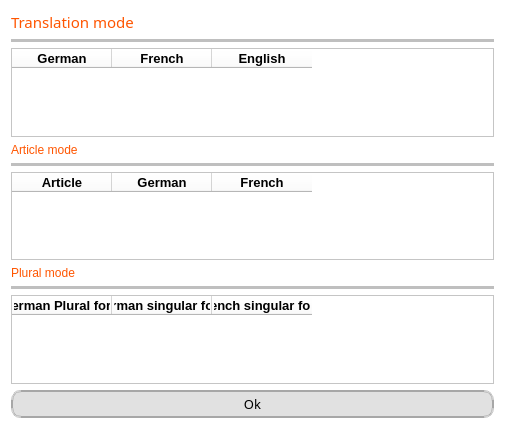
<?xml version="1.0" encoding="UTF-8"?>
<ui version="4.0">
 <class>listGuessedWords</class>
 <widget class="QDialog" name="listGuessedWords">
  <property name="geometry">
   <rect>
    <x>0</x>
    <y>0</y>
    <width>505</width>
    <height>429</height>
   </rect>
  </property>
  <property name="windowTitle">
   <string>List of guessed words</string>
  </property>
  <property name="styleSheet">
   <string notr="true">background-color: rgb(255, 255, 255);</string>
  </property>
  <layout class="QVBoxLayout" name="verticalLayout">
   <item>
    <widget class="QLabel" name="label_Translation">
     <property name="font">
      <font>
       <family>Arial Black</family>
       <pointsize>11</pointsize>
       <weight>10</weight>
       <italic>false</italic>
       <bold>false</bold>
      </font>
     </property>
     <property name="styleSheet">
      <string notr="true">font: 87 11pt &quot;Arial Black&quot;;
color: rgb(255, 85, 0);
border-bottom-color: rgb(0, 0, 0);</string>
     </property>
     <property name="text">
      <string>Translation mode</string>
     </property>
    </widget>
   </item>
   <item>
    <widget class="Line" name="line_3">
     <property name="styleSheet">
      <string notr="true">border-style: normal;
border-width: 1px;
background-color:rgb(191, 191, 191);</string>
     </property>
     <property name="orientation">
      <enum>Qt::Horizontal</enum>
     </property>
    </widget>
   </item>
   <item>
    <widget class="QTableWidget" name="table_Translation">
     <property name="styleSheet">
      <string notr="true">font: 11pt &quot;Arial&quot;;</string>
     </property>
     <property name="verticalScrollBarPolicy">
      <enum>Qt::ScrollBarAsNeeded</enum>
     </property>
     <property name="horizontalScrollBarPolicy">
      <enum>Qt::ScrollBarAlwaysOff</enum>
     </property>
     <column>
      <property name="text">
       <string>German</string>
      </property>
      <property name="font">
       <font>
        <family>Arial</family>
        <pointsize>10</pointsize>
        <weight>75</weight>
        <bold>true</bold>
       </font>
      </property>
     </column>
     <column>
      <property name="text">
       <string>French</string>
      </property>
      <property name="font">
       <font>
        <family>Arial</family>
        <pointsize>10</pointsize>
        <weight>75</weight>
        <bold>true</bold>
       </font>
      </property>
     </column>
     <column>
      <property name="text">
       <string>English</string>
      </property>
      <property name="font">
       <font>
        <family>Arial</family>
        <pointsize>10</pointsize>
        <weight>75</weight>
        <bold>true</bold>
       </font>
      </property>
     </column>
    </widget>
   </item>
   <item>
    <widget class="QLabel" name="label_Article">
     <property name="styleSheet">
      <string notr="true">font: 87 11pt &quot;Arial Black&quot;;
color: rgb(255, 85, 0);</string>
     </property>
     <property name="text">
      <string>Article mode</string>
     </property>
    </widget>
   </item>
   <item>
    <widget class="Line" name="line">
     <property name="styleSheet">
      <string notr="true">border-style: normal;
border-width: 1px;
background-color:rgb(191, 191, 191);

</string>
     </property>
     <property name="orientation">
      <enum>Qt::Horizontal</enum>
     </property>
    </widget>
   </item>
   <item>
    <widget class="QTableWidget" name="table_Article">
     <property name="styleSheet">
      <string notr="true">font: 11pt &quot;Arial&quot;;</string>
     </property>
     <property name="verticalScrollBarPolicy">
      <enum>Qt::ScrollBarAsNeeded</enum>
     </property>
     <property name="horizontalScrollBarPolicy">
      <enum>Qt::ScrollBarAlwaysOff</enum>
     </property>
     <column>
      <property name="text">
       <string>Article</string>
      </property>
      <property name="font">
       <font>
        <family>Arial</family>
        <pointsize>10</pointsize>
        <weight>75</weight>
        <bold>true</bold>
       </font>
      </property>
     </column>
     <column>
      <property name="text">
       <string>German</string>
      </property>
      <property name="font">
       <font>
        <family>Arial</family>
        <pointsize>10</pointsize>
        <weight>75</weight>
        <bold>true</bold>
       </font>
      </property>
     </column>
     <column>
      <property name="text">
       <string>French</string>
      </property>
      <property name="font">
       <font>
        <family>Arial</family>
        <pointsize>10</pointsize>
        <weight>75</weight>
        <bold>true</bold>
       </font>
      </property>
     </column>
    </widget>
   </item>
   <item>
    <widget class="QLabel" name="label_Plural">
     <property name="styleSheet">
      <string notr="true">font: 87 11pt &quot;Arial Black&quot;;
color: rgb(255, 85, 0);</string>
     </property>
     <property name="text">
      <string>Plural mode</string>
     </property>
    </widget>
   </item>
   <item>
    <widget class="Line" name="line_2">
     <property name="styleSheet">
      <string notr="true">border-style: normal;
border-width: 1px;
background-color:rgb(191, 191, 191);</string>
     </property>
     <property name="orientation">
      <enum>Qt::Horizontal</enum>
     </property>
    </widget>
   </item>
   <item>
    <widget class="QTableWidget" name="table_Plural">
     <property name="styleSheet">
      <string notr="true">font: 11pt &quot;Arial&quot;;</string>
     </property>
     <property name="verticalScrollBarPolicy">
      <enum>Qt::ScrollBarAsNeeded</enum>
     </property>
     <property name="horizontalScrollBarPolicy">
      <enum>Qt::ScrollBarAlwaysOff</enum>
     </property>
     <column>
      <property name="text">
       <string>German Plural form</string>
      </property>
      <property name="font">
       <font>
        <family>Arial</family>
        <pointsize>10</pointsize>
        <weight>75</weight>
        <bold>true</bold>
       </font>
      </property>
     </column>
     <column>
      <property name="text">
       <string>German singular form</string>
      </property>
      <property name="font">
       <font>
        <family>Arial</family>
        <pointsize>10</pointsize>
        <weight>75</weight>
        <bold>true</bold>
       </font>
      </property>
     </column>
     <column>
      <property name="text">
       <string>French singular form</string>
      </property>
      <property name="font">
       <font>
        <family>Arial</family>
        <pointsize>10</pointsize>
        <weight>75</weight>
        <bold>true</bold>
       </font>
      </property>
     </column>
    </widget>
   </item>
   <item>
    <widget class="QPushButton" name="textEditorBtn">
     <property name="font">
      <font>
       <family>Arial Black</family>
       <pointsize>10</pointsize>
      </font>
     </property>
     <property name="styleSheet">
      <string notr="true">QPushButton {
	background-color:rgb(225, 225, 225);
	border-style: double;
    border-width: 2px;
    border-radius: 10px;
    border-color: rgb(167, 167, 167);
    padding: 3px;
}

QPushButton:hover
{
	border: 2px solid rgb(255, 85, 0);
	background-color:rgb(255, 85, 0);
}</string>
     </property>
     <property name="text">
      <string>Ok</string>
     </property>
    </widget>
   </item>
  </layout>
 </widget>
 <resources/>
 <connections/>
</ui>
